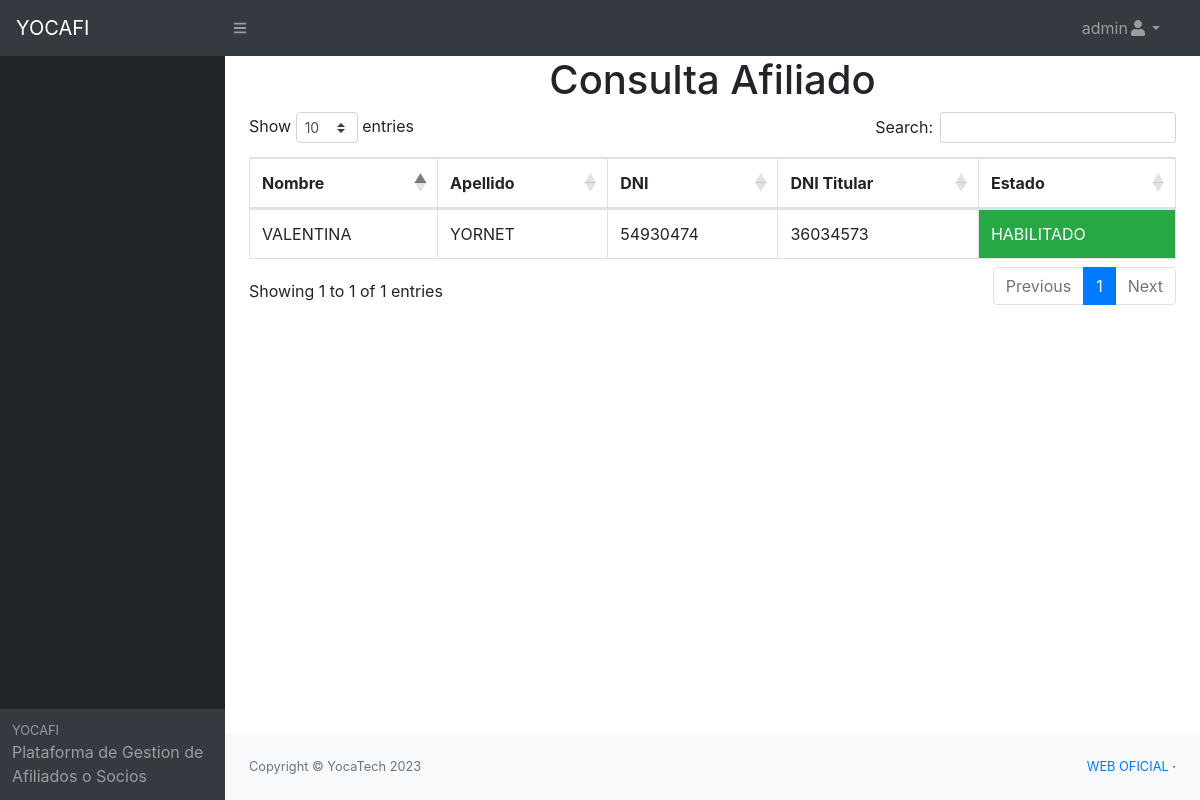
The page /pages/consulta_afiliado.php (signed in) on the database its author committed.
### tables this page shows
CREATE TABLE `integrantes` (
  `id` int(11) NOT NULL,
  `id_titular` int(11) NOT NULL,
  `nombre` text NOT NULL,
  `apellido` text NOT NULL,
  `dni` int(11) NOT NULL,
  `fecha_nacimiento` date NOT NULL,
  `genero` text NOT NULL,
  `vinculo` text NOT NULL,
  `estado` varchar(20) NOT NULL DEFAULT 'HABILITADO',
  `fecha_carga` date NOT NULL DEFAULT current_timestamp(),
  `hora_carga` time NOT NULL DEFAULT current_timestamp(),
  `usuario_carga` text NOT NULL
);

CREATE TABLE `afiliado_titular` (
  `id` int(11) NOT NULL,
  `nombre` text NOT NULL,
  `apellido` text NOT NULL,
  `dni` text NOT NULL,
  `fecha_nacimiento` date NOT NULL,
  `domicilio` text NOT NULL,
  `telefono` text NOT NULL,
  `email` text DEFAULT NULL,
  `departamento` text NOT NULL,
  `estado_civil` text NOT NULL,
  `genero` text NOT NULL,
  `tipo_socio` text NOT NULL,
  `servicio_salud` varchar(10) NOT NULL,
  `socio_vitalicio` varchar(10) NOT NULL,
  `padron` text NOT NULL,
  `sector_laboral` text NOT NULL,
  `fecha_carga` date DEFAULT NULL,
  `hora_carga` time DEFAULT NULL,
  `usuario_carga` text NOT NULL,
  `estado` text DEFAULT NULL,
  `fecha_estado` date DEFAULT NULL,
  `hora_estado` time DEFAULT NULL,
  `usuario_estado` text DEFAULT NULL,
  `fecha_baja` date DEFAULT NULL,
  `hora_baja` time DEFAULT NULL,
  `usuario_baja` text DEFAULT NULL,
  `fecha_edicion` date DEFAULT NULL,
  `hora_edicion` time DEFAULT NULL,
  `usuario_edita` text DEFAULT NULL
);

### pages/consulta_afiliado.php (the view, shortened to what this page needs)
<?php
    require 'conexion.php';
    $sql = "SELECT afiliado_titular.dni AS dni_titular, afiliado_titular.nombre AS nombre_titular, afiliado_titular.apellido AS apellido_titular, integrantes.dni AS dni_integrante, integrantes.nombre AS nombre_integrante, integrantes.apellido AS apellido_integrante, integrantes.estado AS estado_integrante
    FROM afiliado_titular
    JOIN integrantes ON afiliado_titular.id = integrantes.id_titular";
$resultado = $mysqli->query($sql);
?>
<?php
    include "header.php";
?>
    <body class="sb-nav-fixed">
    <?php
    include "nav_principal.php";
    ?>
        <div id="layoutSidenav">
           <?php
           include "inc_nav.php";
           ?>
            <div id="layoutSidenav_content">
                <main>
                    <h1 class="text-center">Consulta Afiliado</h1>
    <div class="container">
       <div class="row">
           <div class="col-lg-12">
            <table id="example" class="table table-bordered  display nowrap" cellspacing="0" width="100%">
                <thead>
                    <tr>
                        <th>Nombre</th>
                        <th>Apellido</th>
                        <th>DNI</th>
                        <th>DNI Titular</th>
                        <th>Estado</th>
                    </tr>
                </thead>
                <tbody>
                   <?php while ($row = $resultado->fetch_assoc()) { ?>
                    <tr>
                        <td><?php echo $row['nombre_integrante']; ?></td>
                        <td><?php echo $row['apellido_integrante']; ?></td>
                        <td><?php echo $row['dni_integrante']; ?></td>
                        <td><?php echo $row['dni_titular']; ?></td>
<td class="<?php echo ($row['estado_integrante'] == 'HABILITADO' ) ? 'badge-success' : 'badge-danger'; ?>">
    <?php echo $row['estado_integrante']; ?></td>
                    </tr>
                    <?php } ?>
                </tbody>
            </table>
           </div>
       </div>
    </div>
                </main>
                <?php
                    include "footer.php";
                ?>
            </div>
        </div>
    </body>
</html>

### rows shown on the page
integrantes: nombre "VALENTINA", apellido "YORNET", dni "54930474", id_titular.dni "36034573", estado "HABILITADO"

### other values the page prints
$usuario "admin"
